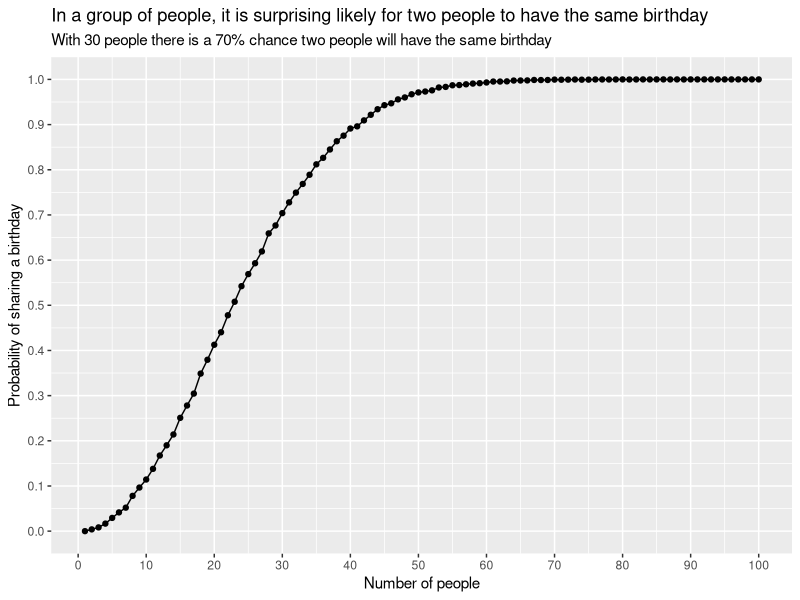

R code for this plot:
## ---- chunk 1
knitr::opts_chunk$set(echo = TRUE)
## ---- chunk 2
library(tidyverse)

#function to sample n people and record the number of unique birthdays
#if there are n unique birthdays, there is no match
#if there are less than n unique birthdays there is at least one match
sample_birthdays <- function(n){
    sample(1:366, n, replace = TRUE) %>% 
        unique() %>% 
        length()
}

#function to repeatedly sample n people and check if there are matches
#this function returns the probability of n people sharing a birthday
monte_carlo_birthay <- function(n, n_sims = 10000){
    mean(rerun(n_sims, sample_birthdays(n)) %>% unlist() != n)
}

#run monte carlo simulation for 1 to 100 people
results <- tibble(n_people = 1:100) %>%
    mutate(p_share_birthday = map_dbl(n_people, monte_carlo_birthay))

results %>%
    ggplot(aes(n_people, p_share_birthday)) +
    geom_point() +
    geom_line() +
    labs(x = "Number of people",
         y = "Probability of sharing a birthday",
         title = "In a group of people, it is surprising likely for two people to have the same birthday",
         subtitle = "With 30 people there is a 70% chance two people will have the same birthday") +
    scale_x_continuous(breaks = seq(0, 100, 10)) +
    scale_y_continuous(breaks = seq(0, 1, .1))
